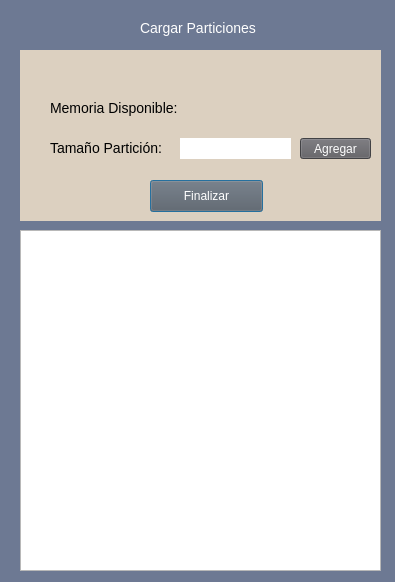
<?xml version="1.0" encoding="UTF-8"?>
<ui version="4.0">
 <class>CargadeParticion</class>
 <widget class="QDialog" name="CargadeParticion">
  <property name="geometry">
   <rect>
    <x>0</x>
    <y>0</y>
    <width>395</width>
    <height>582</height>
   </rect>
  </property>
  <property name="windowTitle">
   <string>Cargar Particiones</string>
  </property>
  <property name="styleSheet">
   <string notr="true">QDialog{
background-color:#6d7993;
font-family: arial,verdana;
}
QLineEdit{
background-color:#b1a296;
border: 0;
font-size:14px;
height:30px;
}
QLabel{
color:black;
font-size:14px;
}
QPushButton{
background-color:#5d5c61;
color:white;

}
QPushButton:hover{
background-color:#062f4f;
color:white;
}
QTableWidget{
background-color: #white;
}


</string>
  </property>
  <widget class="QWidget" name="widgetContenedor" native="true">
   <property name="geometry">
    <rect>
     <x>20</x>
     <y>50</y>
     <width>361</width>
     <height>171</height>
    </rect>
   </property>
   <widget class="QWidget" name="widget_cargaParticiones" native="true">
    <property name="geometry">
     <rect>
      <x>0</x>
      <y>0</y>
      <width>361</width>
      <height>171</height>
     </rect>
    </property>
    <property name="styleSheet">
     <string notr="true">QWidget
{
background-color:#dcd0c0;
}

QPushButton{
background-color:#5d5c61;
color:white;
height:20px;
}
QPushButton:hover{
background-color:#062f4f;
color:white;
}</string>
    </property>
    <widget class="QLabel" name="label_MemDisp">
     <property name="geometry">
      <rect>
       <x>30</x>
       <y>50</y>
       <width>241</width>
       <height>16</height>
      </rect>
     </property>
     <property name="text">
      <string>Memoria Disponible:</string>
     </property>
    </widget>
    <widget class="QLabel" name="label_tamParticion">
     <property name="geometry">
      <rect>
       <x>30</x>
       <y>90</y>
       <width>131</width>
       <height>16</height>
      </rect>
     </property>
     <property name="text">
      <string>Tamaño Partición:</string>
     </property>
    </widget>
    <widget class="QPushButton" name="botonFinalizar">
     <property name="geometry">
      <rect>
       <x>130</x>
       <y>130</y>
       <width>113</width>
       <height>32</height>
      </rect>
     </property>
     <property name="styleSheet">
      <string notr="true"/>
     </property>
     <property name="text">
      <string>Finalizar</string>
     </property>
    </widget>
    <widget class="QLineEdit" name="lineEditTam">
     <property name="geometry">
      <rect>
       <x>160</x>
       <y>88</y>
       <width>111</width>
       <height>21</height>
      </rect>
     </property>
     <property name="styleSheet">
      <string notr="true">background-color:white;</string>
     </property>
    </widget>
    <widget class="QPushButton" name="pushButtonAgregarParticion">
     <property name="geometry">
      <rect>
       <x>280</x>
       <y>88</y>
       <width>71</width>
       <height>21</height>
      </rect>
     </property>
     <property name="styleSheet">
      <string notr="true">color:white;</string>
     </property>
     <property name="text">
      <string>Agregar</string>
     </property>
    </widget>
   </widget>
  </widget>
  <widget class="QLabel" name="label_cargarParticiones">
   <property name="geometry">
    <rect>
     <x>140</x>
     <y>20</y>
     <width>131</width>
     <height>16</height>
    </rect>
   </property>
   <property name="font">
    <font>
     <pointsize>-1</pointsize>
    </font>
   </property>
   <property name="styleSheet">
    <string notr="true">color:white;</string>
   </property>
   <property name="text">
    <string>Cargar Particiones</string>
   </property>
  </widget>
  <widget class="QTableWidget" name="tableWidgetCargaParticion">
   <property name="geometry">
    <rect>
     <x>20</x>
     <y>230</y>
     <width>361</width>
     <height>341</height>
    </rect>
   </property>
   <attribute name="horizontalHeaderDefaultSectionSize">
    <number>85</number>
   </attribute>
  </widget>
 </widget>
 <resources/>
 <connections/>
</ui>
